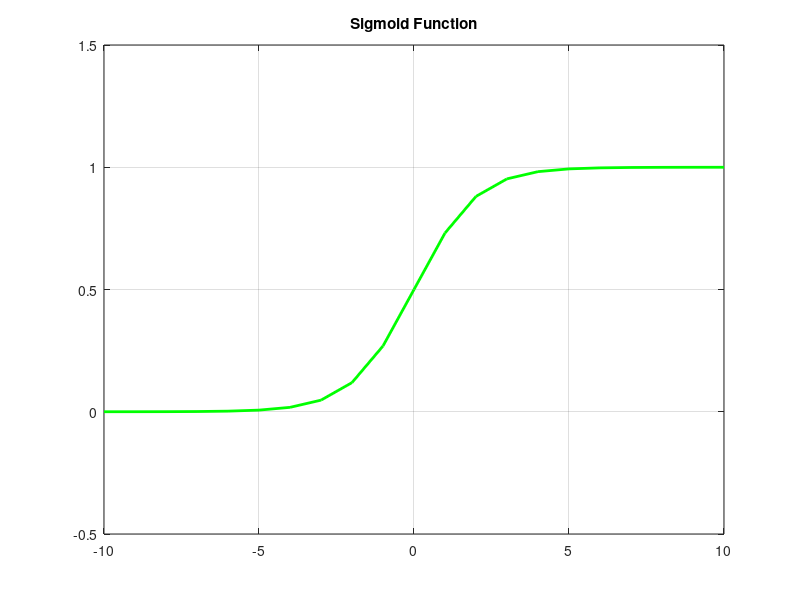

MATLAB code for this plot:
x=-10:10;
y=1./(1+exp(-x));
z=1./x;
plot(x,y,'linewidth',2,'color',[0 1 0])
ylim([-0.5,1.5]);
grid on;
title('Sigmoid Function')